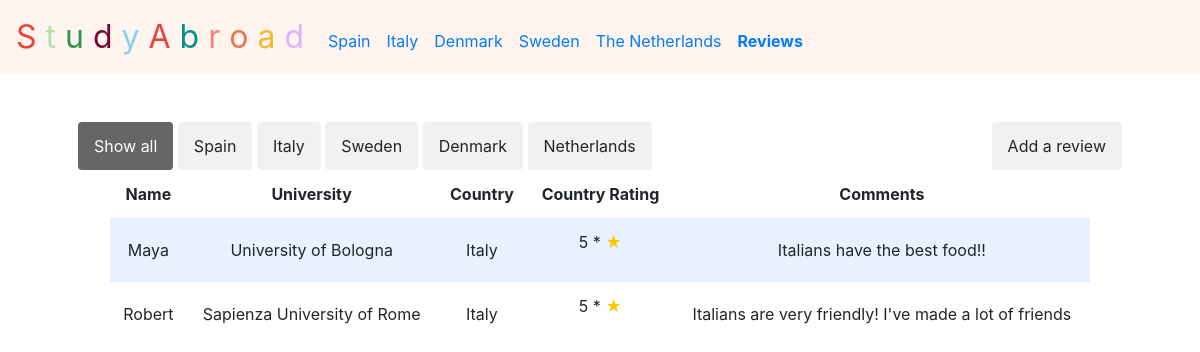
The app's page /rewItaly with its own data.
### tables this page shows
CREATE TABLE 'rew' ('id' integer, 'name' text, 'university' text,'rating' text, 'comment' text, 'country' text);

### application.py (the view)
@app.route("/rewItaly")
def rewItaly():
    reviews = db.execute("SELECT * FROM rew")
    return render_template("rewItaly.html", reviews=reviews)

### application.py (called while the page is built)
@app.after_request
def after_request(response):
    response.headers["Cache-Control"] = "no-cache, no-store, must-revalidate"
    response.headers["Expires"] = 0
    response.headers["Pragma"] = "no-cache"
    return response

### templates/rewItaly.html (shortened to what this page needs)
{% extends "layout.html" %}
{% block main %}
<div class="myBtnContainer inline">
  <a href="/rewAll">
  <button class="btn active" onclick="filterSelection('all')">Show all</button>
  </a>
  <a href="rewSpain">
  <button class="btn" onclick="filterSelection('Spain')">Spain</button>
  </a>
  <a href="rewItaly">
  <button class="btn" onclick="filterSelection('Italy')">Italy</button>
  </a>
  <a href="rewSweden">
  <button class="btn" onclick="filterSelection('Sweden')">Sweden</button>
  </a>
  <a href="rewDenmark">
  <button class="btn" onclick="filterSelection('Denmark')">Denmark</button>
  </a>
  <a href="rewNetherlands">
  <button class="btn" onclick="filterSelection('Netherlands')">Netherlands</button>
  </a>
</div>
<div class="right inline">
  <a href="/addreview">
    <button type="button" class="btn btn-warning d-grid gap-2 d-md-flex justify-content-md-end">Add a review</button>
  </a>
</div>
<div class="section">
    <table>
      <thead>
          <tr>
              <th>Name</th>
              <th>University</th>
              <th>Country</th>
              <th>Country Rating</th>
              <th>Comments</th>
          </tr>
      </thead>
      <tbody>
          {% for review in reviews %}
              {% if review.country == 'Italy' %}
          <tr>
              <td>{{ review.name }}</td>
              <td>{{ review.university }}</td>
              <td>{{ review.country }}</td>
              <td>{{ review.rating }} * <p class="inline" style="color: #ffc700;">★</p></td>
              <td>{{ review.comment }}</td>
          </tr>
          {% endif %}
          {% endfor %}
      </tbody>
    </table>
    </div>
{% endblock %}

### static/styles.css (style rules this page uses)
.btn { border: none; outline: none; padding: 12px 16px; background-color: #f1f1f1; cursor: pointer; }
.btn.active { background-color: #666; color: white; }
.myBtnContainer { float: left; }
.right { float: right; }
.inline { display: inline-block; }
* { margin: 0; padding: 0; }
.section { padding-bottom: 1rem; padding-left: 2rem; padding-right: 2rem; padding-top: 0.5rem; width: 100%; }
table { background-color: transparent; margin-bottom: 1rem; width: 100%; }
table th, table td { padding: 0.75rem; vertical-align: middle; }
tbody tr:nth-of-type(odd) { background-color: rgb(179, 208, 255, 0.3) }

### records on screen
rew: name "Maya", university "University of Bologna", country "Italy", rating "5", comment "Italians have the best food!!"
rew: name "Robert", university "Sapienza University of Rome", country "Italy", rating "5", comment "Italians are very friendly! I've made a lot of friends"
